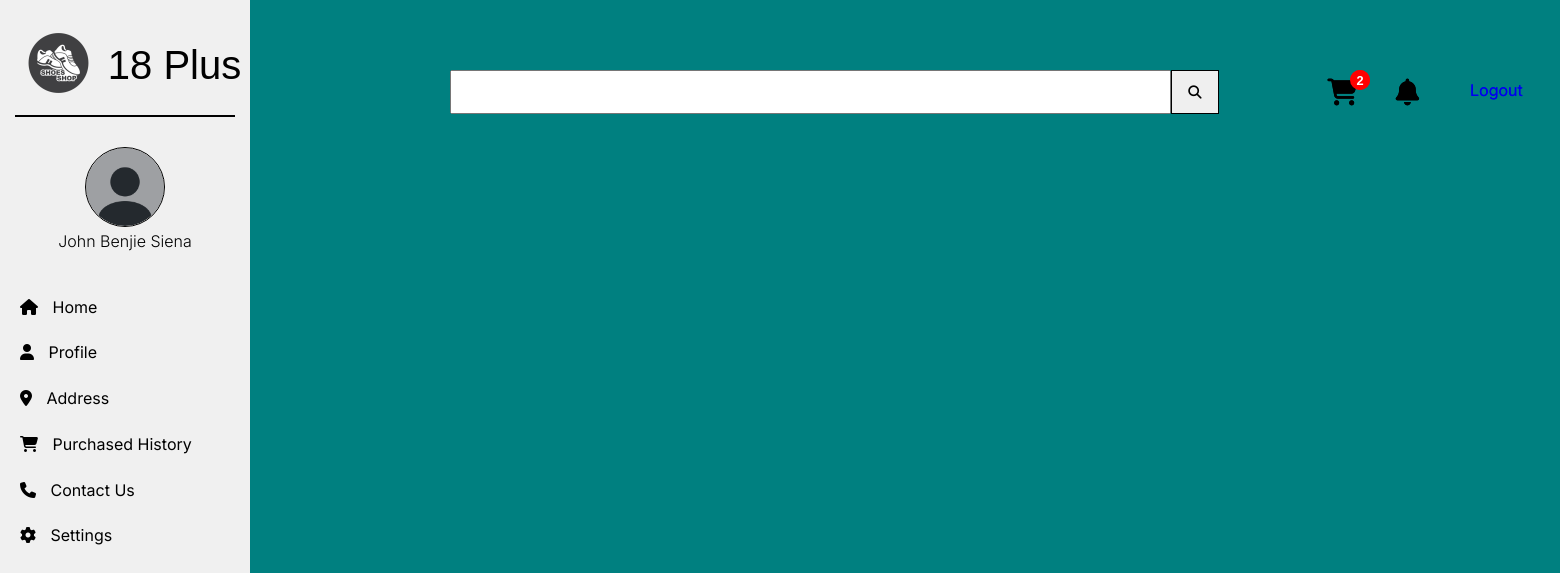
The page /search_product/ (signed in) on the database its author committed.
### base/models.py (models this page shows, shortened)
class Customer(AbstractBaseUser, PermissionsMixin):
    first_name = models.CharField(max_length=50, blank=True)
    last_name = models.CharField(max_length=50, blank=True)
    username = models.CharField(max_length=50, blank=True, unique=True, null=True)
    phone = models.CharField(max_length=12)
    email = models.EmailField(unique=True)
    image = models.ImageField(upload_to='images/user/', blank=True, default='images/user/dp.png')
    is_active = models.BooleanField(default=True)
    is_staff = models.BooleanField(default=False) # Not Allowed the customer to login into backend
    objects = CustomUserManagement()
    USERNAME_FIELD = 'email'
    REQUIRED_FIELDS = []

### base/views.py (the view, shortened to what this page needs)
# urls.py: path('search_product/', views.search_product, name='search_product'), # Searched Products
def search_product(request):
    return render(request, 'base/search_product.html', {})

### order/context_processor.py (called while the page is built)
def cart_count(request):
    if request.user.is_authenticated:
        cart = ShoppingCart.objects.get(user=request.user)
        cart_items = CartItem.objects.filter(cart=cart)
        cart_count = cart_items.count()
    else:
        cart_count = 0
    return {'cart_count': cart_count}

### base/templates/base/search_product.html (shortened to what this page needs)
{% extends "master.html" %}
{% load humanize %}
{% load static %}
{% block content %}
{% include 'search.html' %}
<link rel="stylesheet" href="{% static 'css/products.css' %}">
<section class="home-wrapper">
</section>
{% endblock %}

### templates/navbar.html (shortened to what this page needs)
{% load static %}
<div class="navigation-bar">
    <div class="logo-wrapper">
        <div>
            <a href="/"> <img src="{% static 'images/image.png' %}" alt="Logo"> </a>
        </div>
        <div>
            <a href="/"> <h1>18 Plus</h1> </a>
        </div>
    </div>
    <div class="line"></div>
    {% if not change_navbar %}
        {% if user.is_authenticated %}
            <div class="profile-wrapper">
                <div>
                    {% if user.image %}
                        <img src=" {{ user.image.url }} " alt="{{ user.username }} profile">
                    {% else %}
                        <img src="media/images/user/dp.png" alt="Image">
                    {% endif %}
                </div>
                <div>
                    {% if user.email %}
                        <p> {{ user.first_name }} {{ user.last_name }} </p>
                    {% endif %}
                </div>
            </div>
            <div class="navigation-content">
                <div>
                    <i class="fa-solid fa-house"></i><a href="/"> Home </a>
                </div>
                <div>
                    <i class="fa-solid fa-user"></i><a href="{% url 'edit_profile' user.id %}"> Profile </a>
                </div>
                <div>
                    <i class="fa-solid fa-location-dot"></i><a href="{% url 'address' user.id %}"> Address </a>
                </div>
                <div>
                    <i class="fa-solid fa-cart-shopping"></i><a href="{% url 'delivered_items' %}"> Purchased History </a>
                </div>
                <div>
                    <i class="fa-solid fa-phone"></i><a href="/"> Contact Us </a>
                </div>
                <div>
                    <i class="fa-solid fa-gear"></i><a href="/"> Settings </a>
                </div>
            </div>
        {% endif %}
    {% endif %}
</div>

### base/static/css/style.css (style rules this page uses)
* { margin: 0; padding: 0; box-sizing: border-box; }
body { font-family: 'Inter', 'Inria Serif'; font-size: 1rem; margin: 0; padding: 0; scroll-behavior: smooth; background-color: #008080; overflow-x: hidden; display: grid; grid-template-rows: auto 1fr; grid-template-columns: 250px 1fr; grid-template-areas: "header header" "sidebar content"; }
a { text-decoration: none; }
.home-wrapper { height: 100vh; margin: 200px 0 0 100px; display: flex; flex-wrap: wrap; gap: 50px; align-items: flex-start; }
.navigation-bar { position: fixed; z-index: 1; overflow-x: hidden; width: 250px; height: 100%; left: 0px; top: 0px; background: #F0F0F0; }
.logo-wrapper { width: 250px; height: 100px; margin-top: 15px; display: flex; justify-content: center; align-items: center; }
.logo-wrapper img { width: 99px; height: 90px; }
.logo-wrapper h1 { left: 110px; font-family: 'Inria Serif',sans-serif; font-weight: 500; font-size: 2.5rem; color: #000000; }
.line { width: 220px; border: 1px solid #000000; margin: 0px 15px; }
.profile-wrapper { display: flex; flex-direction: column; justify-content: space-evenly; align-items: center; margin-top: 30px; }
.profile-wrapper img { width: 80px; height: 80px; border-radius: 50%; border: 1px solid black; }
.profile-wrapper p { text-transform: capitalize; font-weight: 300; font-size: 1rem; text-overflow: ellipsis; overflow: hidden; white-space: nowrap; }
.navigation-content { width: 250px; height: 300px; display: flex; justify-content: space-evenly; flex-direction: column; margin: 20px; }
.navigation-content a { text-decoration: none; color: #000000; margin-left: 10px; }

### rows shown on the page
Customer: image (picture), first_name "John Benjie", last_name "Siena"

### other values the page prints
{{ cart_count }} "2"
